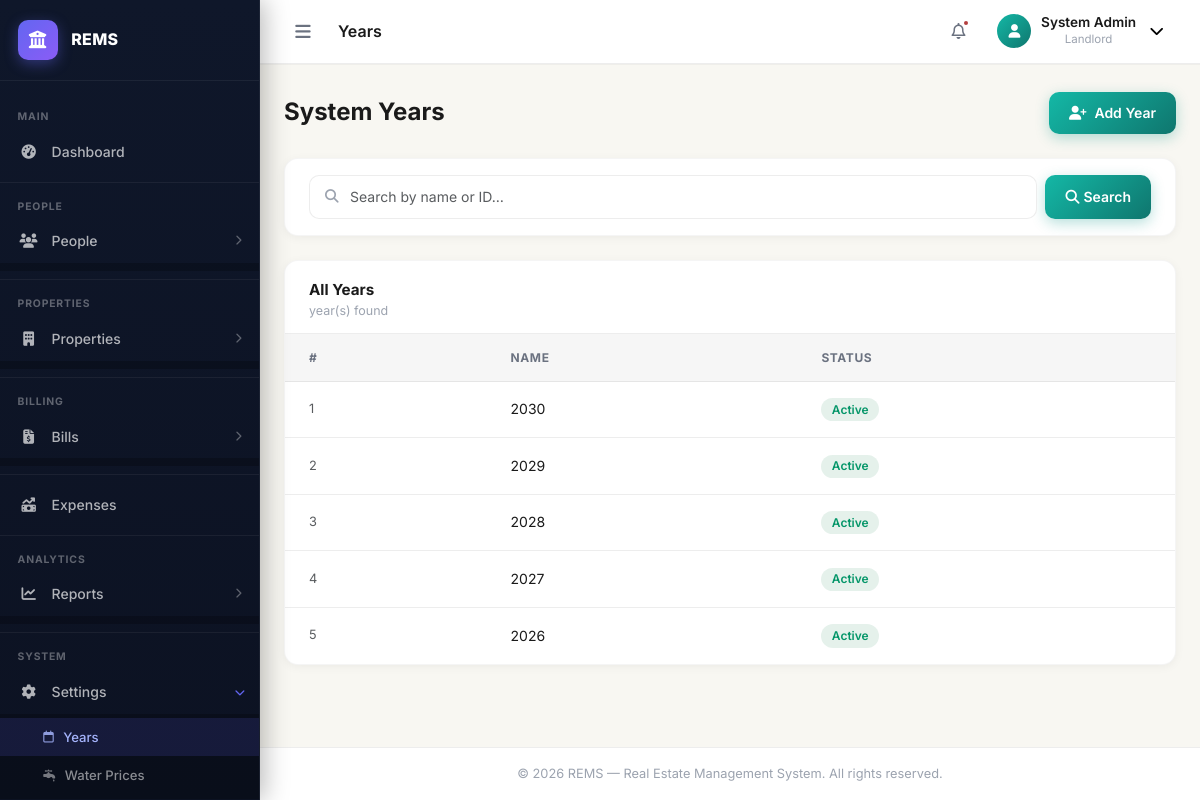
The app's page /years/ (signed in) with its own data.
### apps/users/models.py (models this page shows, shortened)
class User(AbstractUser, AbstractBaseModel):
    role = models.CharField(max_length=255, choices=UserRoles.choices(), default="Tenant")
    phone = models.CharField(max_length=255, blank=True, null=True)
    address = models.TextField(blank=True, null=True)
    city = models.CharField(max_length=255, blank=True, null=True)
    state = models.CharField(max_length=255, blank=True, null=True)
    zip_code = models.CharField(max_length=255, blank=True, null=True)
    country = models.CharField(max_length=255, blank=True, null=True)
    avatar = models.ImageField(upload_to="avatars/", blank=True, null=True)
    gender = models.CharField(max_length=255, blank=True, null=True)
    marital_status = models.CharField(max_length=255, blank=True, null=True)
    id_number = models.CharField(max_length=255, null=True, blank=True)
    firebase_uid = models.CharField(max_length=255, null=True, blank=True)
    profile_picture = models.URLField(max_length=255, null=True, blank=True)

### apps/core/models.py (models this page shows, shortened)
class AbstractBaseModel(models.Model):
    created_at = models.DateTimeField(auto_now_add=True)
    updated_at = models.DateTimeField(auto_now=True)
    is_active = models.BooleanField(default=False)
    class Meta:
        abstract = True

class Year(AbstractBaseModel):
    name = models.CharField(max_length=255)

### apps/core/views.py (the view)
# urls.py: path("years/", years, name="years"),
@login_required
def years(request: HttpRequest):
    years = Year.objects.all().order_by("-created_at")
    context = {"years": years}
    return render(request, "settings/years.html", context)

### templates/settings/years.html (shortened to what this page needs)
{% extends "base.html" %}
{% load static %}
{% block page_title %}Years{% endblock %}
{% block content %}
<div class="d-flex align-items-center justify-content-between mb-4 flex-wrap gap-2">
    <div>
        <h1 class="fs-4 fw-bold mb-0">System Years</h1>
    </div>
    <a href="{% url 'new-year' %}" class="rems-btn rems-btn--primary" id="btn-add-year">
        <i class="fa-solid fa-user-plus me-2"></i> Add Year
    </a>
</div>
<div class="rems-card mb-4">
    <div class="rems-card__body py-3">
        <form method="GET" class="d-flex gap-2 flex-wrap">
            <div class="search-wrap flex-grow-1">
                <i class="fa-solid fa-magnifying-glass search-icon"></i>
                <input type="text" name="search" value="{{ request.GET.search }}"
                       class="form-control search-input" id="userSearch"
                       placeholder="Search by name or ID…">
            </div>
            <button type="submit" class="rems-btn rems-btn--primary">
                <i class="fa-solid fa-search me-1"></i> Search
            </button>
        </form>
    </div>
</div>
<div class="rems-card">
    <div class="rems-card__header">
        <div>
            <h5 class="rems-card__title">All Years</h5>
            <p class="rems-card__subtitle">{{ page_obj.paginator.count }} year(s) found</p>
        </div>
    </div>
    <div class="table-responsive">
        <table class="rems-table" id="usersTable">
            <thead>
                <tr>
                    <th>#</th>
                    <th>Name</th>
                    <th>Status</th>
                </tr>
            </thead>
            <tbody>
                {% for year in years %}
                <tr>
                    <td class="text-muted" style="font-size:.8rem">{{ forloop.counter }}</td>
                    <td>
                        <div class="d-flex align-items-center gap-2">
                        {{ year.name }}
                    </td>
                    <td>
                        <span class="rems-badge {% if user.is_active %}rems-badge--green{% else %}rems-badge--red{% endif %}">
                            {% if user.is_active %}Active{% else %}Inactive{% endif %}
                        </span>
                    </td>
                </tr>
                {% endfor %}
            </tbody>
        </table>
    </div>
</div>
{% endblock %}

### templates/base.html (shortened to what this page needs)
{% load static %}
<!DOCTYPE html>
<html lang="en">
<head>
    <link rel="stylesheet" href="https://cdn.jsdelivr.net/npm/bootstrap@5.3.3/dist/css/bootstrap.min.css">
    <link rel="stylesheet" href="https://cdnjs.cloudflare.com/ajax/libs/font-awesome/6.5.0/css/all.min.css">
    <link rel="stylesheet" href="{% static 'css/main.css' %}">
    <link rel="stylesheet" href="{% static 'css/sidebar.css' %}">
</head>
<body class="{% block body_class %}{% endblock %}">
{% if user.is_authenticated %}
<div class="rems-wrapper" id="remsWrapper">
    {% if request.user.role == "Caretaker" or request.user.role == "House Manager" %}
        {% include "includes/caretaker_sidebar.html" %}
    {% else %}
        {% include "includes/sidebar.html" %}
    {% endif %}
    <div class="rems-main" id="remsMain">
        <header class="rems-topbar">
            <div class="topbar-left">
                <button class="sidebar-toggle-btn" id="sidebarToggleBtn" title="Toggle Sidebar">
                    <i class="fa-solid fa-bars"></i>
                </button>
                <div class="breadcrumb-area d-none d-lg-flex">
                    <span class="page-title">{% block page_title %}Dashboard{% endblock %}</span>
                </div>
            </div>
            <div class="topbar-right">
                <button class="topbar-icon-btn d-none d-md-flex" title="Notifications">
                    <i class="fa-regular fa-bell"></i>
                    <span class="badge-dot"></span>
                </button>
                <div class="topbar-user dropdown">
                    <button class="user-avatar-btn dropdown-toggle" data-bs-toggle="dropdown" id="userDropdown" title="Account">
                        <div class="user-avatar user-avatar--mobile">
                            <i class="fa-solid fa-user d-none d-md-inline"></i>
                        </div>
                        <div class="user-info d-none d-md-block">
                            <span class="user-name">{{ user.get_full_name|default:user.username }}</span>
                            <span class="user-role">{{ user.role|default:"Administrator" }}</span>
                        </div>
                        <i class="fa-solid fa-chevron-down ms-1 d-none d-md-inline"></i>
                    </button>
                </div>
            </div>
        </header>
        <main class="rems-content">
            {% block content %}{% endblock %}
        </main>
        <footer class="rems-footer">
            <span>&copy; {% now "Y" %} REMS &mdash; Real Estate Management System. All rights reserved.</span>
        </footer>
    </div>
</div>
{% else %}
<div class="auth-layout">
    {% block auth_content %}{% endblock %}
</div>
{% endif %}
</body>
</html>

### records on screen
User: get_full_name "System Admin", role "Landlord"
Year: name "2030"
Year: name "2029"
Year: name "2028"
Year: name "2027"
Year: name "2026"
